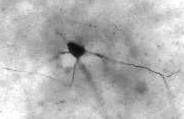
#> input picture neuron.jpg, 184 x 119 px
$ jupyter execute --allow-errors numpy_workshop_answer_key.ipynb   (shell and % lines are left out)
#> lines starting #> are read from the running program, lines starting #| are printed output that depends on the picture; long printed decimals are rounded
[cell 1]
# Before we begin, let's just make sure you have everything you'll need:
import os, random
import numpy
try:
    from PIL import Image
except ImportError:
    try:
        import Image
    except ImportError:
        print("Warning: unable to import Image package; please run `pip install pillow`")
try:
    import scipy.ndimage
except ImportError:
    print ("Warning: unable to import scipy package; please install scipy"
           " or use a scientific Python distribution (such as Anaconda).")
for f in ['neuron.jpg', 'sweeps.csv']:
    if not os.path.isfile(f):
        print("Warning: can't find data file '%s'; some examples will not work." % f)

# What is an array?

*Arrays* are a very useful concept shared by many programming languages. Arrays are:

1. Containers that hold many items, all of the same type.
2. Represented by a rectangular structure. Arrays may have any number of dimensions, but each dimension (axis) of the array has a fixed length.

For example:

* A 1D array of 10M samples recorded from an electrode

<table style='margin-left: 50px'>
<!--<tr><td>0</td><td>1</td><td>2</td><td>3</td><td>4</td><td>5</td><td>&nbsp;&nbsp;.&nbsp;&nbsp;&nbsp;.&nbsp;&nbsp;&nbsp;.&nbsp;&nbsp;</td><td>9999999</td></tr>-->
<tr><td>0.0531</td><td>0.0547</td><td>0.0522</td><td>0.0525</td><td>0.0536</td><td>0.0531</td><td>&nbsp;&nbsp;.&nbsp;&nbsp;&nbsp;.&nbsp;&nbsp;&nbsp;.&nbsp;&nbsp;</td><td>0.0530</td></tr>
</table>

* A 5x5 (2D) matrix

<table style='margin-left: 50px'>
<tr><td>&nbsp;1&nbsp;</td><td>&nbsp;0&nbsp;</td><td>&nbsp;0&nbsp;</td><td>&nbsp;0&nbsp;</td><td>&nbsp;0&nbsp;</td></tr>
<tr><td>&nbsp;0&nbsp;</td><td>&nbsp;1&nbsp;</td><td>&nbsp;0&nbsp;</td><td>&nbsp;0&nbsp;</td><td>&nbsp;0&nbsp;</td></tr>
<tr><td>&nbsp;0&nbsp;</td><td>&nbsp;0&nbsp;</td><td>&nbsp;1&nbsp;</td><td>&nbsp;0&nbsp;</td><td>&nbsp;0&nbsp;</td></tr>
<tr><td>&nbsp;0&nbsp;</td><td>&nbsp;0&nbsp;</td><td>&nbsp;0&nbsp;</td><td>&nbsp;1&nbsp;</td><td>&nbsp;0&nbsp;</td></tr>
<tr><td>&nbsp;0&nbsp;</td><td>&nbsp;0&nbsp;</td><td>&nbsp;0&nbsp;</td><td>&nbsp;0&nbsp;</td><td>&nbsp;1&nbsp;</td></tr>
</table>

* A 500x500 pixel image with 3 color channels (3D)

<br>
<div class="alert alert-block alert-warning">
https://docs.scipy.org/doc/numpy/reference/arrays.ndarray.html
</div>

## Why are arrays useful?

* They are fast
* They use memory efficiently
* Used correctly, they can make your code more concise

In principle, we could create multi-dimensional array-like structures simply by nesting Python lists together. In practice, this approach is tedious and inefficient.

As an example, let's try constructing a 2D array out of nested Python lists, and compare this approach to using NumPy arrays.
I will build an "array" of random numbers that is 200 columns x 10k rows:

[cell 2]
import random

rows = 50000
cols = 200

# Create a list that is 50,000 rows long, where each item in the list
# is a nested list of 200 random values.
awkward_array = []
for i in range(rows):
    row = []
    for j in range(cols):
        row.append(random.random())
    awkward_array.append(row)

    # display a small subset of this "array"
    if i < 10:
        print(row[:5])

--------------------------------

Now I want to calculate the mean value of every column:

[cell 3]
# For each column, collect all values in the column and then compute the average.
meanvals = []
for j in range(cols):
    col = [row[j] for row in awkward_array]
    meanvals.append(sum(col) / rows)

print(meanvals[:5])

--------------------------------
This code works, but it is:

* Slow - Python lists can contain mixed data types. One consequence is that when we add up values in a column, Python has to check *each* value to make sure it is a numerical type that can be added to the running total. If the array is large, that overhead can add up quickly!

* Memory-inefficient - We should be able to represent this data set using `rows * cols = 2e6 numbers`, plus some small overhead. Python lists have about 1kB of memory overhead *per* *list*, which again can add up quickly. If your data just barely fits in memory, this will ruin your day.

* Verbose - this very simple task can be written much more compactly with the right tools.

## NumPy to the rescue

NumPy is a third-party Python package used by nearly every other package in the scientific Python stack. It provides a crucial data type--`ndarray`--that allows us to create and manipulate real multi-dimensional arrays. NumPy also provides optimized tools for performing many numerical computations on arrays.

[cell 4]
import numpy as np

data = np.random.random(size=(rows, cols))
meanvals = data.mean(axis=0)
print(meanvals[:5])

These three lines of code replace the 16 lines that it took to perform the same operation with lists, and it runs in a small fraction of the time.

<br>
<div class="alert alert-block alert-warning">
https://docs.scipy.org/doc/numpy-dev/reference/generated/numpy.random.random.html<br>
https://docs.scipy.org/doc/numpy/reference/generated/numpy.ndarray.mean.html
</div>

---------------------------

Let's explore the array object we just created:

[cell 5]
# numpy arrays have a set number of dimensions:
data.ndim

[cell 6]
# each dimension has a specific length
data.shape

[cell 7]
# The total number of items in this array (200 * 50k) is given by the `size` attribute
data.size

[cell 8]
# The array's memory usage is the number of items (200 * 50k)
# times the number of bytes used by each item
data.size * data.itemsize

<br>
This array uses 80MB of memory to represent 10M values. Why do we use 8 bytes for each item?

[cell 9]
# all items in the array share the same data type
data.dtype

All elements in the array are of the same data type, a 64-bit (8 byte) floating-point number.

This is the default *dtype*, but there are many other options we can pick from. Whether we *care* enough to worry about dtype depends on what we want to do with the array, and whether we are likely to run out of memory. Some of the most commonly used dtypes are listed here:

| dtype  | bytes     | precision  | approx. range       |
|--------|-----------|------------|---------------------|
|float64 | 8         | 16         | ±10<sup>308</sup>   |
|float32 | 4         | 7          | ±10<sup>38</sup>    |
|int64   | 8         | 0          | ±10<sup>18</sup>    |
|int32   | 4         | 0          | ±10<sup>9</sup>     |
|int16   | 2         | 0          | ±10<sup>4</sup>     |
|uint64  | 8         | 0          | 0 to 10<sup>19</sup>|
|uint32  | 4         | 0          | 0 to 10<sup>9</sup> |
|uint16  | 2         | 0          | 0 to 10<sup>4</sup> |
|uint8   | 1         | 0          | 0-255               |
|bool    | 1         | 0          | 0-1                 |

<br>
<div class="alert alert-block alert-warning">
All dtypes: https://docs.scipy.org/doc/numpy-1.10.1/user/basics.types.html<br>
All ndarray attributes: https://docs.scipy.org/doc/numpy/reference/generated/numpy.ndarray.html
</div>

----------------------

To convert an array to a different dtype, use the *astype()* method.

[cell 10]
smaller_data = data.astype('float32')

# This should be half the size of the original array
smaller_data.size * smaller_data.itemsize

## Creating new arrays

NumPy offers several mechanisms for creating new arrays. Let's look at a few of the more common approaches:

-----------------------

**Nested lists**

[cell 11]
# Create an array from nested lists.
list_data = [[1,2], [3,4], [5,6], [7,8]]
arr1 = np.array(list_data)
print(arr1)

[cell 12]
# `list_data` is a list of length 4, and each of its items is a nested list of length 2.
# This corresponds to an array shape (4, 2)
arr1.shape

-------------------------
**zeros()**

[cell 13]
# Create an array of a certain shape and dtype, filled with zeros
arr2 = np.zeros((5, 10), dtype='uint16')
print(arr2)
print("shape:", arr2.shape, "dtype:", arr2.dtype)

-------------------------
**arange()**

[cell 14]
# Create a 1D array of consecutive integers
print(np.arange(5, 11))

-----------------------

**fromfunction()**

[cell 15]
# Create an array and fill it with values generated by a function.
# For each element in the new array, the function will be called with the element's indices as its arguments.
def gauss(x, y, center=(5, 5), sigma=3.5):
    dist = ((x-center[0])**2 + (y-center[1])**2) ** 0.5
    return 100 * np.exp(-dist**2 / sigma)

arr3 = np.fromfunction(gauss, (10, 10))
print(arr3.astype('int'))  # convert to int for easier reading

[cell 16]
# let's visualize that array as an image
from matplotlib.pylab import imshow, plot, scatter
imshow(arr3, interpolation='none', cmap='magma')
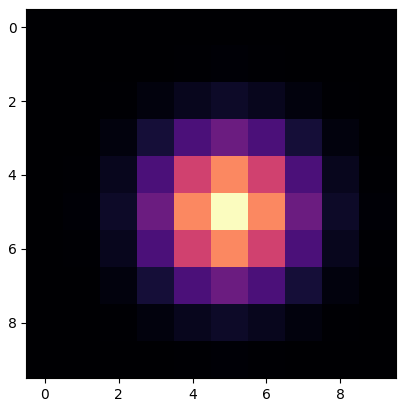
#> figure drawn by matplotlib, 1 panel

<br>
<div class="alert alert-block alert-warning">
https://docs.scipy.org/doc/numpy/reference/routines.array-creation.html
</div>

-------------------

## Accessing single values from arrays

[cell 17]
# Create a small array to play with
arr4 = np.array([[1,2,3,4,5], [6,7,8,9,10], [11,12,13,14,15]])
print(arr4)

[cell 18]
# To read a single value from the array, we index the array using [] notation
# and supply a comma-separated list of indices, one per axis
print(arr4[2, 3])

[cell 19]
# To change one value in the array:
arr4[1, 2] = -1
print(arr4)

[cell 20]
#######################  Exercise  #######################
#
# Create a new array and write a for-loop that sets each
# item equal to the corresponding item in `arr4` plus one.
# Put another way:
#     new_arr[i,j] == arr4[i, j] + 1

new_arr = np.zeros(arr4.shape, arr4.dtype)
for i in range(arr4.shape[0]):
    for j in range(arr4.shape[1]):
        new_arr[i, j] = arr4[i, j] + 1

print(arr4)
print(new_arr)

<br>
<div class="alert alert-block alert-warning">
https://docs.scipy.org/doc/numpy/reference/arrays.indexing.html
</div>

## Arithmetic with arrays

In the exercise above, you used a nested for-loop to access each element of an array, one at a time. This is fine for small arrays, but for large arrays we would be executing many Python statements, each of which has a significant performance cost.

NumPy provides a way to express this operation (and many others) using a single Python statement:

[cell 21]
# Start with a 1D array of integers 0 through 7
arr5 = np.arange(8)
print(arr5)

# Create a new array by adding 2 to each element of arr5
arr6 = arr5 + 2
print(arr6)

<br>
This process--replacing nested for-loops with array operations--is called *vectorization*. It both speeds up our code and makes it easier to read and write.

------------------------

It is also possible to modify an existing array in-place, rather than creating a new array:

[cell 22]
# subtract 2 directly from each element in arr6; do not create a new array
arr6 -= 2
print(arr6)

<div class="alert alert-block alert-info">**Note:** most functions in numpy will either *create* and return a new array, or *modify* an existing array in-place. Keep track of which of these is happening in your code, and look for this whenever you read the documentation.</div>

[cell 23]
#######################  Exercise  #######################
#
# Create a 1D array that contains (2^x - 1) for integer
# values of x from 0 to 10. For example, the first 3 items
# are:
#   2^0 - 1 = 0
#   2^1 - 1 = 1
#   2^2 - 1 = 3
# For this exercise, do not use for-loops or `fromfunction()`
#
#  Note: the exponent operator in Python is two asterisks: **

print(2**np.arange(11) - 1)

We have just seen an example of arithmetic between an array and a scalar (single value). It is also possible to perform arithmetic element-wise between two arrays:

[cell 24]
# Create a new array `arr7` where each item is the product of the corresponding items in `arr5` and `arr6`
arr7 = arr5 * arr6
print(arr7)

[cell 25]
# We can do the same with arrays of any dimension
arr8 = np.array([[1, 2], [3, 4]])
arr9 = np.array([[10, 10], [20, 20]])
print(arr8 * arr9)

<div class="alert alert-block alert-info">
Note: in the above example, the arrays are multiplied *elementwise*; this is not a dot-product!<br><br>

This is a frequent point of confusion for MATLAB users. Whereas MATLAB began life as a linear algebra system, NumPy was designed as a more general-purpose numerical computation system. For those interested in using NumPy for linear algebra, read about *numpy.matrix*, which provides a special type of *ndarrray* for this purpose.<br><br>

<div class="alert alert-block alert-warning">
https://docs.scipy.org/doc/numpy/reference/generated/numpy.matrix.html
</div>
</div>

**Boolean operations**

In addition to the arithmetic operators available with numpy arrays (+ - \* / \*\*), most boolean (true/false) and comparison operators may be used as well. As before, these operators are applied elementwise, returning an array of boolean values:

[cell 26]
arr10 = np.arange(10)

# generate a boolean array that contains True wherever arr10 is greater than 5
arr11 = arr10 > 5
print(arr11)

[cell 27]
# Combine two boolean arrays using an elementwise OR operator:
print((arr10 < 3) | (arr10 > 7))

[cell 28]
# Combine two boolean arrays using an elementwise AND operator:
print((arr10 > 3) & (arr10 < 7))

<br>
Later on, we will see how we can use boolean arrays like these to select (or mask) values from the original data.
<br><br>

**Other mathematical functions**

NumPy includes an extensive library of mathematical functions that operate on arrays. The full list can be found here:
https://docs.scipy.org/doc/numpy/reference/routines.math.html

Let's look at just a couple of the most commonly used functions:

[cell 29]
# Generate an array containing e^x for several values of x
print(np.exp(arr10))

[cell 30]
#######################  Exercise  #######################
#
# Show a plot of a sine wave.
#
# Suggested strategy:
#  1. Create an array of time (or phase) values using
#     np.arange() multiplied by a scale factor
#  2. Compute the sine of this array using np.sin()
#  3. Plot the result using plot(), which was previously
#     imported from matplotlib

tvals = np.arange(1000) * 0.02
sinewave = np.sin(tvals)
plot(tvals, sinewave);
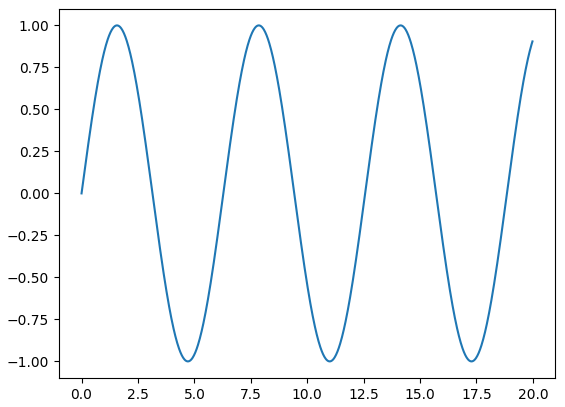
#> figure drawn by matplotlib, 1 panel; curve peaks at x = 14.14, y = 1

<br>
<div class="alert alert-block alert-warning">
https://docs.scipy.org/doc/numpy/reference/routines.math.html
</div>

## Accessing array sub-regions (slicing)

When dealing with arrays, it is common that we will want to select a specific sub-region of the array. This allows us to either extract a portion of the original data for focused analysis, or to modify a selected portion of the original array.

We can select a subregion of an array using indexing and slice notation, exactly as we would with a list:

[cell 31]
# To start simple, let's just take a 1D array and slice it up a few different ways
arr12 = np.arange(20)
print(arr12)

[cell 32]
# Take a slice from index 5 until 15
print(arr12[5:15])

[cell 33]
# Slice from the beginning until the 7th element
print(arr12[:7])

[cell 34]
# Slice from the 11th element until the end
print(arr12[11:])

[cell 35]
# Extract the last 5 elements
print(arr12[-5:])

--------------------------
Note that when we slice an array, the original array is unchanged. However, the new array that we create is actually a *view* on the original array. No data is copied when the view is created. This means that modifications made to either array will be visible from both:

[cell 36]
arr13 = arr12[5:15]

# modify these arrays
arr12[5] = -1
arr13[9] = -2

# both arrays are a view on the same underlying memory, and thus changes
# made to either one are apparent in both
print(arr12)
print(arr13)

This is the default behavior because it provides the best performance, although it requires some care on the part of the programmer to ensure data is not inadvertently modified. To avoid such unwanted side effects, it is sometimes necessary to copy an array before modifying it:

[cell 37]
# copy the array and discard the view
arr13 = arr13.copy()

# these two arrays are completely independent; changes made to one are not
# reflected in the other
arr12[14] = 14
arr13[0] = 5

print(arr12)
print(arr13)

-------------------
One major difference between lists and arrays is that we may index or slice multiple axes simultaneously:

[cell 38]
# Start with a 3D array
arr14 = np.arange(6000).reshape(40, 50, 3)

# This array has shape (40, 50, 3). Let's take a slice that contains:
#  * all rows (along axis 0)
#  * columns 10-19 (along axis 1)
#  * only the second channel (along axis 2)
arr15 = arr14[:, 10:20, 1]

<div class="alert alert-block alert-info">
**Note:** When we **slice** an axis, the resulting array will have the same axis, but of a different length.
When we **index** an axis, that axis is no longer present in the result.
</div>

[cell 39]
#######################  Exercise  #######################
#
# Try to guess what the shape of arr15 will be before
# running this cell
print(arr15.shape)

------------------------
Another major difference between lists and arrays is that, with arrays, we can actually assign new values to a slice of the array:

[cell 40]
arr16 = np.arange(18)

# Assign -1 to a block in the middle of arr16
arr16[7:12] = -1
print(arr16)

[cell 41]
# Assign an array to fill up the middle of arr16
arr16[7:12] = np.arange(107, 112)
print(arr16)

[cell 42]
# We can also do in-place arithmetic on array slices
arr16[7:12] *= -1
print(arr16)

<br>
<div class="alert alert-block alert-warning">
https://docs.scipy.org/doc/numpy/reference/arrays.indexing.html
</div>

------------------------------

## Array reduction

NumPy has many functions for performing mathematical operations on arrays. Earlier, we used *exp()* and *sin()* to create new arrays by performing these operations elementwise; that is, the output arrays had the same shape as their input arrays.

Another group of mathematical functions takes an array as input and returns either a scalar or an array with one fewer dimension than the input. This process is called *reduction*.

### Reduction methods: **min()**, **max()**, **mean()**, and **std()**

The most common reductions are available as array methods
(we access them by writing *data.method()* as opposed to *np.function(data)*)

#> (a cell that did not finish here is left out)

#> (a cell that did not finish here is left out)

#> (a cell that did not finish here is left out)

#> (a cell that did not finish here is left out)

### Reduction functions: **median()**, **sum()**, **argmin()**, and **argmax()**

#> (a cell that did not finish here is left out)

#> (a cell that did not finish here is left out)

### **argwhere()**

[cell 49]
# Whereas argmin() and argmax() return only a single index (or reduce input.ndim by 1),
# argwhere() returns an *array* of indices where its input is True. This provides a more
# powerful tool for locating features within our data.
arr17 = np.array([
  [True, False, False, True, False],
  [False, False, True, False, False],
])
print(arr17)
print(np.argwhere(arr17))

[cell 50]
# argwhere() is most useful when combined with the boolean / comparison operators we saw earlier
np.argwhere(np.arange(10) > 7)

<br>
<div class="alert alert-block alert-warning">
https://docs.scipy.org/doc/numpy/reference/routines.sort.html
</div>

[cell 51]
#######################  Exercise  #######################
#
# Load the image included with this notebook and use
# argwhere() to determine the cell body's center of mass.
#
# Hint: The pixels in the soma all have a value < 50
#
# Suggested strategy:
#  * Make a boolean array that is True wherever the image value is < 50
#  * Use argwhere to get the positions of all True values in the boolean array
#  * Average pixel locations to get the center of mass

img = Image.open("neuron.jpg")
#> img is the input picture: PIL image 184x119 RGB; min 8, max 255, mean 180.3

# convert the image to an array and discard the blue/green channels
# (the image is greyscale anyway, so we don't need color)
img_data = np.array(img)[:, :, 0]

imshow(img_data, cmap='gray');

[cell 52]
soma_pixels = np.argwhere(img_data < 50)
#> soma_pixels = 157 pairs, first value 43 to 57, second value 68 to 84
print("Center:", soma_pixels.mean(axis=0))
#| Center: [49.274 75.662]

[cell 53]
#######################  Exercise  #######################
#
# The code below creates a data set similar to a calcium
# imaging experiment. The array is 3D (frame, x, y) and
# contains one small region (a "cell") where the brightness of
# the image fluctuates over time.
#
# The purpose of this exercise is to generate a plot of
# the signal hidden in this region.
#
# Suggested approach:
# 1. Use data.std to measure the standard deviation of each
#    pixel over time
# 2. Display the stdev image with imshow to visually determine
#    the location of the cell
# 3. Slice out the region of the image around the cell
# 4. Take the average over each frame of the sliced data and
#    plot it


# Create one frame of static, low-frequency noise
from scipy.ndimage import gaussian_filter
noise = np.random.normal(size=(200, 200), loc=128, scale=40)
static = gaussian_filter(noise, 15) + 0.3 * gaussian_filter(noise, 5)

# Create full 3D array with static and time-varying noise
n_frames = 200
video_data = np.random.normal(size=(n_frames, 200, 200)) + static.reshape(1, 200, 200)

# Create random calcium transient signal
np.random.seed(0)  # this is added to keep the problem stable in the answer key.
sig = np.zeros(n_frames)
spike_times = np.random.randint(10, n_frames-10, size=6)
dt = 0.1  # let's say frames are collected at 10 Hz
tau = 0.5  # and calcium signals have a decay time constant of 0.5 sec
for spike in spike_times:
    sig[spike:] += 1.5 * np.exp(-np.arange(n_frames-spike)*dt / tau)

# Add calcium signal to a randomly-chosen region of the image
i,j = np.random.randint(10, video_data.shape[0]-10, size=2)
video_data[:, i:i+10, j:j+10] += sig.reshape(sig.shape[0], 1, 1)

# Show the first frame.
print("This data is noisy! Where is the cell?")
imshow(video_data[0], cmap='gray', interpolation='none');
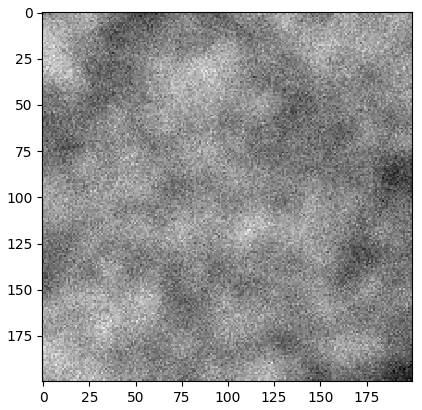
#> figure drawn by matplotlib, 1 panel

[cell 54]
# Write your solution here (don't re-run the cell above lest you get a different randomly-generated dataset)
stdev = video_data.std(axis=0)
imshow(stdev, cmap='magma');
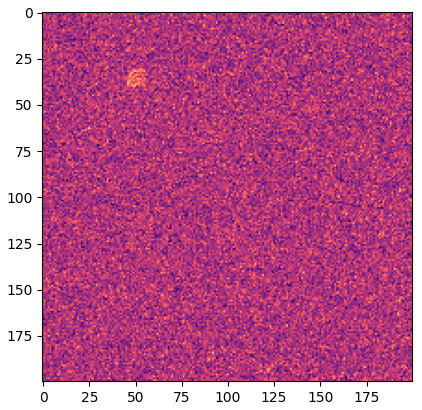
#> figure drawn by matplotlib, 1 panel

[cell 55]
# Looks like the cell is at about (30:40, 45:55)
cell_data = video_data[:, 30:40, 45:55]

# Average over x,y axes to get signal
my_data = cell_data.mean(axis=2).mean(axis=1)

plot(my_data);
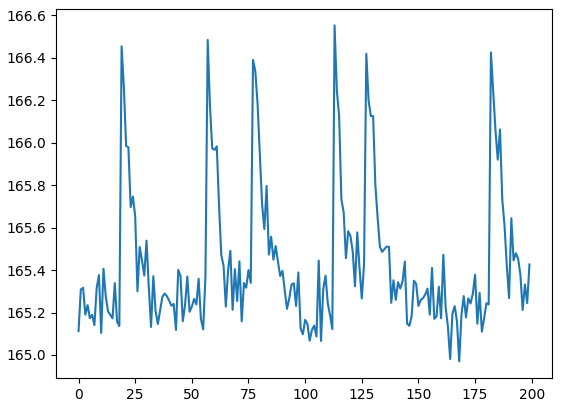
#> figure drawn by matplotlib, 1 panel; curve peaks at x = 113, y = 166.6
#> (the rest of the program and of its run is left out)
